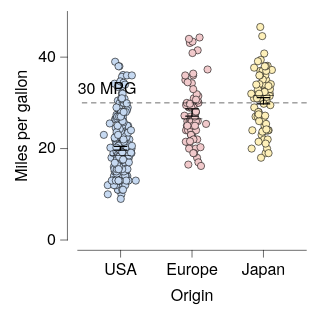

Describe this chart as a Vega-Lite specification.
### Vega-Lite specification from a JSON file in a GitHub repository (floating-point values rounded to 4 significant figures; data arrays with more than 128 entries replaced by an {"elided": "..."} marker saying what was removed)
{"background": null, "config": {"arc": {"fill": "#DBDBDB", "fillOpacity": 1.0, "innerRadius": 25.0, "padAngle": 0.03, "stroke": "black", "strokeOpacity": 1, "strokeWidth": 0.25}, "area": {"fill": "#DBDBDB", "fillOpacity": 1.0, "stroke": "black", "strokeOpacity": 1, "strokeWidth": 0.25}, "axis": {"domain": true, "domainCap": "round", "domainColor": "black", "domainWidth": 0.25, "grid": false, "gridCap": "round", "gridColor": "#F1F1F1", "gridDash": [0, 0], "gridOpacity": 1.0, "gridWidth": 0.25, "labelColor": "black", "labelFont": "HelveticaNeue", "labelFontSize": 7, "labelFontStyle": "normal", "labelFontWeight": 400, "offset": 4.5, "ticks": true, "tickCap": "round", "tickColor": "black", "tickRound": false, "tickSize": 3, "tickWidth": 0.25, "titleColor": "black", "titleFont": "HelveticaNeue", "titleFontSize": 7, "titleFontStyle": "normal", "titleFontWeight": 400}, "axisX": {"domain": true, "labelAlign": "center", "labelAngle": 0, "labels": true, "ticks": true, "translate": 0}, "axisY": {"domain": true, "labelAlign": "right", "labelAngle": 0, "labels": true, "ticks": true, "translate": 0}, "axisRight": {"domain": true, "labelAlign": "left", "labelAngle": 0, "labels": true, "ticks": true, "translate": 0}, "axisTop": {"domain": true, "labelAlign": "center", "labelAngle": 0, "labels": true, "ticks": true, "translate": 0}, "axisBand": {"tickOffset": 0}, "bar": {"fill": "#DBDBDB", "fillOpacity": 1.0, "stroke": "black", "strokeOpacity": 1, "strokeWidth": 0.25}, "boxplot": {"size": 9.0, "ticks": {"cornerRadius": 0.25, "fill": "black", "size": 4.5, "thickness": 0.25}, "box": {"fillOpacity": 1.0, "stroke": "black", "strokeOpacity": 1, "strokeWidth": 0.25}, "median": {"fill": "black", "fillOpacity": 1.0, "size": 9.0, "thickness": 0.25}, "rule": {"fill": "black", "fillOpacity": 1.0, "size": 10.0, "stroke": "black", "strokeDash": [0, 0], "strokeOpacity": 1, "strokeWidth": 0.25}, "outliers": {"color": "black", "fill": "black", "fillOpacity": 1.0, "size": 0, "stroke": "black", "strokeOpacity": 1, "strokeWidth": 0.25}}, "circle": {"fill": "black", "fillOpacity": 1.0, "size": 0.5, "stroke": null, "strokeOpacity": 1, "strokeWidth": 0.25}, "errorband": {"band": {"fillOpacity": 0.6, "stroke": null, "strokeWidth": 0.25, "strokeOpacity": 1}, "borders": {"opacity": 0, "strokeOpacity": 0.25, "strokeWidth": 1}}, "errorbar": {"opacity": 1, "rule": {"strokeDash": [0, 0], "strokeWidth": 0.5}, "ticks": {"color": "black", "cornerRadius": 0.25, "opacity": 1, "size": 6.0, "thickness": 0.5}, "thickness": 0.5}, "font": "HelveticaNeue", "geoshape": {"fill": "#DBDBDB", "fillOpacity": 1.0, "stroke": "black", "strokeOpacity": 1, "strokeWidth": 0.25}, "header": {"labelColor": "black", "labelFont": "HelveticaNeue", "labelFontSize": 7, "labelFontStyle": "normal", "labelFontWeight": 400, "titleColor": "black", "titleFont": "HelveticaNeue", "titleFontSize": 7, "titleFontStyle": "normal", "titleFontWeight": 400, "titlePadding": 0}, "legend": {"disable": false, "offset": 4.5, "gradientLength": 50.0, "gradientThickness": 5.0, "gradientOpacity": 1.0, "gradientStrokeColor": "black", "gradientStrokeWidth": 0.25, "labelColor": "black", "labelFont": "HelveticaNeue", "labelFontSize": 7, "labelFontStyle": "normal", "labelFontWeight": 400, "strokeColor": "black", "strokeWidth": 0, "symbolSize": 42, "symbolStrokeColor": "black", "symbolStrokeWidth": 0.25, "titleColor": "black", "titleFont": "HelveticaNeue", "titleFontSize": 7, "titleFontStyle": "normal", "titleFontWeight": 400}, "line": {"color": "black", "stroke": "black", "strokeCap": "round", "strokeDash": [0, 0], "strokeOpacity": 1, "strokeWidth": 0.375}, "point": {"filled": true, "fill": "#DBDBDB", "fillOpacity": 1.0, "size": 5.0, "stroke": "black", "strokeOpacity": 1, "strokeWidth": 0.25}, "range": {"category": ["#C6D9F1", "#F1C9CB", "#FEF0B9", "#CEE37A", "#7AA8E0", "#E589A3", "#FDDD5D", "#68B961", "#4177B1", "#C35082", "#E5C227", "#438156"], "diverging": {"scheme": ["#C35082", "#CE6D94", "#D989A7", "#E2A4BA", "#EABFCE", "#F1DBE2", "#F6F6F6", "#D7E0EB", "#B9CBE0", "#9BB6D5", "#7DA1C9", "#5F8CBD", "#4177B1"]}, "heatmap": {"scheme": ["#DFE9F7", "#C6D9F1", "#ADC8EC", "#94B8E6", "#7AA8E0", "#6097DA", "#4D87CA", "#4177B1", "#386898", "#2F597F", "#264A69", "#1D3A58"]}, "ordinal": {"scheme": ["#F1F1F1", "#DBDBDB", "#C6C6C6", "#B2B2B2", "#9D9D9D", "#898989", "#767676", "#636363", "#515151", "#404040", "#2F2F2F", "#1F1F1F"]}, "ramp": {"scheme": ["#DFE9F7", "#C6D9F1", "#ADC8EC", "#94B8E6", "#7AA8E0", "#6097DA", "#4D87CA", "#4177B1", "#386898", "#2F597F", "#264A69", "#1D3A58"]}}, "rule": {"color": "black", "stroke": "black", "strokeCap": "round", "strokeDash": [2, 2], "strokeOpacity": 1, "strokeWidth": 0.25}, "scale": {"bandPaddingInner": 0.1, "bandPaddingOuter": 0.1, "round": false}, "rect": {"fill": "#DBDBDB", "fillOpacity": 1.0, "stroke": "black", "strokeOpacity": 1, "strokeWidth": 0.25}, "square": {"fill": "#DBDBDB", "fillOpacity": 1.0, "size": 10.0, "stroke": "black", "strokeOpacity": 1, "strokeWidth": 0.25}, "text": {"color": "black", "font": "HelveticaNeue", "fontSize": 7, "fontStyle": "normal", "fontWeight": 400}, "title": {"anchor": "middle", "frame": "group", "color": "black", "font": "HelveticaNeue", "fontSize": 7, "fontStyle": "normal", "fontWeight": 400, "subtitleColor": "black", "subtitleFont": "HelveticaNeue", "subtitleFontSize": "HelveticaNeue", "subtitleFontStyle": "normal", "subtitleFontWeight": 400}, "view": {"continuousWidth": 100, "continuousHeight": 100, "discreteWidth": 100, "discreteHeight": 100, "fill": null, "stroke": null, "strokeWidth": 0.25}}, "layer": [{"data": {"name": "data-5a85ede2053d4aec77293cfb476ae07b"}, "mark": {"type": "circle", "opacity": 1.0, "size": 10.0, "stroke": "black", "strokeOpacity": 1, "strokeWidth": 0.25}, "encoding": {"color": {"field": "Origin", "legend": null, "sort": ["USA", "Europe", "Japan"], "title": null, "type": "nominal"}, "x": {"axis": {}, "field": "Origin", "sort": ["USA", "Europe", "Japan"], "title": "Origin", "type": "nominal"}, "xOffset": {"field": "jitter_x", "scale": {"domain": [-7.33, 7.33], "range": [5.17, 19.83]}, "type": "quantitative"}, "y": {"field": "Miles_per_Gallon", "title": "Miles per gallon", "type": "quantitative"}}}, {"data": {"name": "data-64e7897fd8423deef5c97d660b6d3367"}, "mark": {"type": "errorbar"}, "encoding": {"x": {"axis": {}, "field": "Origin", "sort": ["USA", "Europe", "Japan"], "title": "Origin", "type": "nominal"}, "y": {"field": "__mean", "title": "Miles per gallon", "type": "quantitative"}, "yError": {"field": "__error"}}}, {"data": {"name": "data-5a85ede2053d4aec77293cfb476ae07b"}, "mark": {"type": "boxplot", "box": {"fillOpacity": 0, "strokeOpacity": 0}, "outliers": {"opacity": 0}, "rule": {"strokeOpacity": 0}, "ticks": false}, "encoding": {"x": {"axis": {}, "field": "Origin", "sort": ["USA", "Europe", "Japan"], "title": "Origin", "type": "nominal"}, "y": {"field": "Miles_per_Gallon", "title": "Miles per gallon", "type": "quantitative"}}}, {"layer": [{"data": {"values": [{"__dysonsphere__": 1}]}, "mark": {"type": "rule", "opacity": 1.0}, "encoding": {"y": {"datum": 30.0}}}, {"data": {"values": [{"__dysonsphere__": 1}]}, "mark": {"type": "text", "align": "left", "baseline": "bottom", "dx": 0, "dy": -3, "fontSize": 7}, "encoding": {"text": {"value": "30 MPG"}, "x": {"value": 0}, "y": {"datum": 30.0}}}]}], "$schema": "https://vega.github.io/schema/vega-lite/v6.4.1.json", "datasets": {"data-5a85ede2053d4aec77293cfb476ae07b": {"elided": "398 records"}, "data-64e7897fd8423deef5c97d660b6d3367": [{"Origin": "USA", "__mean": 20.08, "__error": 0.4058, "__dysonsphere__": 1}, {"Origin": "Japan", "__mean": 30.45, "__error": 0.6852, "__dysonsphere__": 1}, {"Origin": "Europe", "__mean": 27.89, "__error": 0.8037, "__dysonsphere__": 1}]}}
